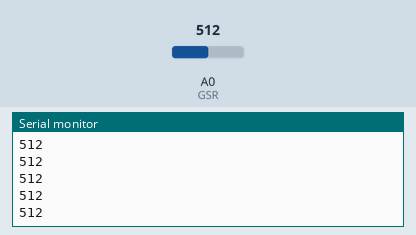
Simulated run of this sketch. Board: Arduino Uno, built with avr-gcc and run on an emulated ATmega328P. Parts: the last lines printed to the serial monitor. The inputs (shaded band) are chosen by the test bench; at power-on: A0 (GSR) = 512.

Above: at 1.2 s.
1.3 s: A0 (GSR) set to 716
At 1.35 s:
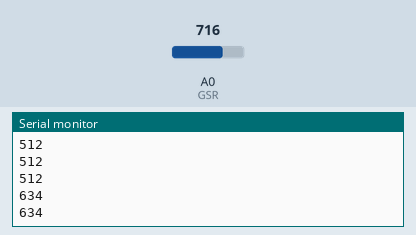
2.8 s: A0 (GSR) set to 900
At 2.85 s:
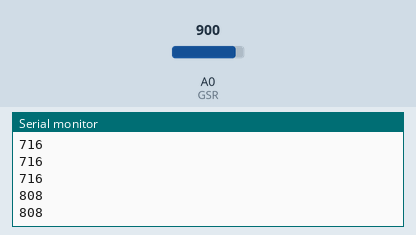
Timing chart, 0 to 5.8 s (numbered marks = the images above; inputs shaded):
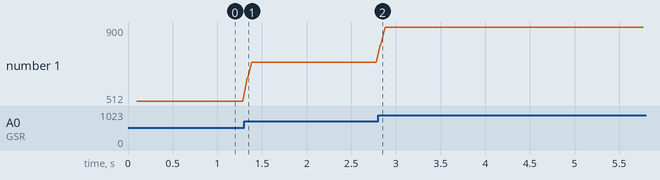

Measured:
- after the input at 1.3 s, the serial monitor: prints a new line at once (image 1)
- after the input at 2.8 s, the serial monitor: prints a new line at once (image 2)
- plotted number 1: 512 → 716 after the input at 1.3 s, 716 → 900 after the input at 2.8 s

The sketch:

testGSR.ino
```cpp
#include <SoftwareSerial.h>
#define RxD 3
#define TxD 4
#define DEBUG_ENABLED 1
#define GSR A0

SoftwareSerial BLE(RxD,TxD);

void setup(){
  Serial.begin(9600);
  pinMode(RxD,INPUT);
  pinMode(TxD,OUTPUT);
  setupBleConnection();
}

void loop(){
  while(1){
    Serial.println(getGSR());
    if (BLE.available()){
      BLE.println(getGSR());
    }
  }
}


int getGSR(){
  //const int GSR=A0;
  int sensorValue=0;
  int gsr_average=0;
  long sum=0;

  for(int i=0;i<10;i++)           //Average the 10 measurements to remove the glitch
      {
      sensorValue=analogRead(GSR);
      sum += sensorValue;
      delay(5);
      }
   gsr_average = sum/10;
   Serial.println(gsr_average);
   return (int)gsr_average;
}

void setupBleConnection()
{
  BLE.begin(9600);
  BLE.print("AT+NAMESeeedBTSlave");
  BLE.print("AT+CLEAR");
  BLE.print("AT+ROLE0");
  BLE.print("AT+SAVE1");
}
```
